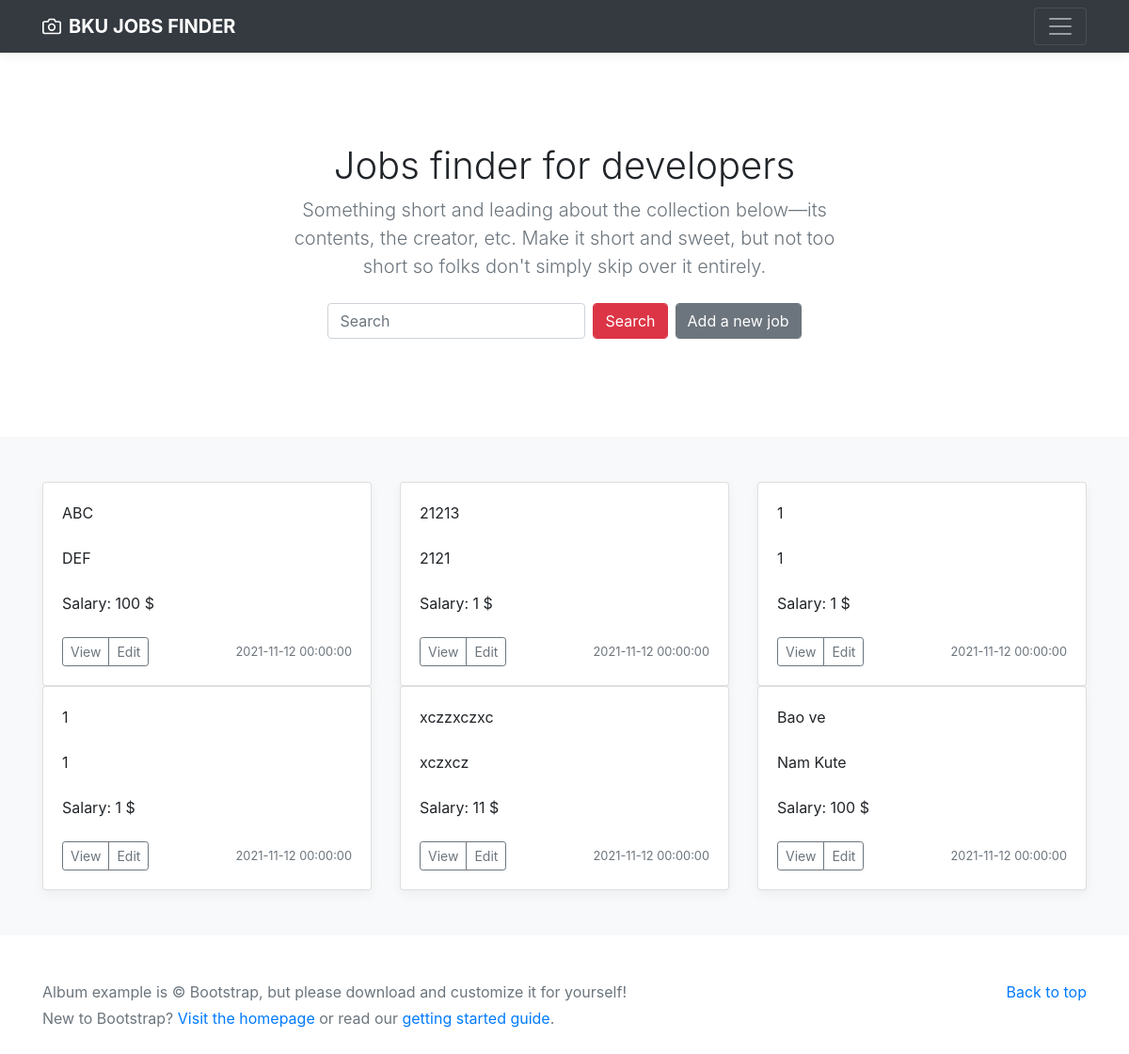
Before: / with the older database file.
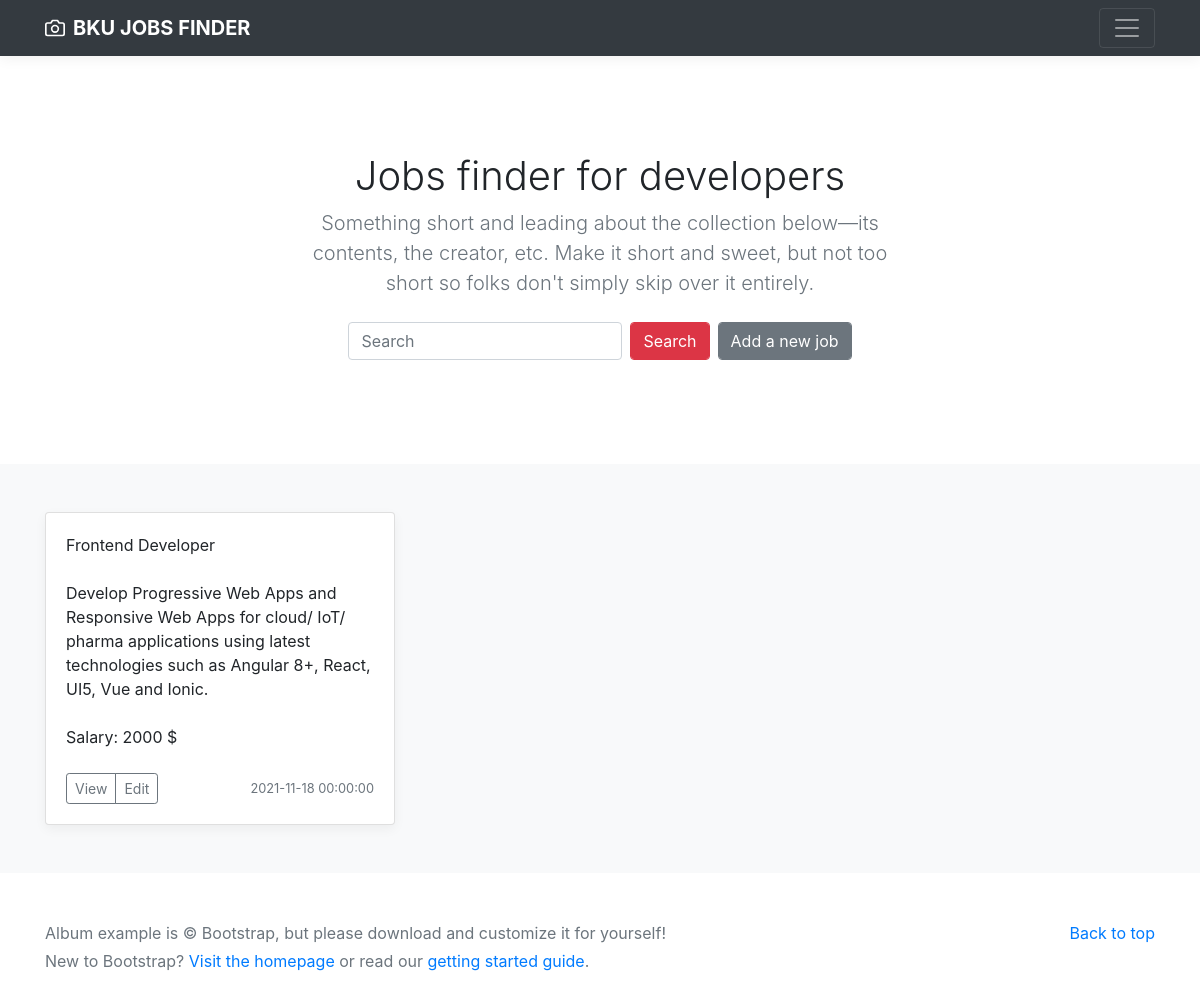
After: the same page with the newer database file.
### tables this page shows
CREATE TABLE `Jobs` (
  `Jobs_id` int(11) NOT NULL,
  `user_id` int(11) DEFAULT NULL,
  `Category_id` int(11) DEFAULT NULL,
  `Jobs_name` varchar(150) DEFAULT NULL,
  `Jobs_description` text DEFAULT NULL,
  `Jobs_salary` int(11) DEFAULT NULL,
  `Jobs_createAt` datetime DEFAULT NULL,
  `Jobs_updatedAt` datetime DEFAULT NULL,
  `Jobs_hide` int(11) DEFAULT NULL
);

### class/Backend.php (called while the page is built, shortened)
<?php
class Backend
{
    private $host = 'localhost';
    private $user = 'root';
    private $pass = '';
    private $dbname = 'namkute';
    private $connect = '';
    public function __construct()
    {
        $this->connect = new mysqli($this->host,$this->user,$this->pass,$this->dbname);
    }
    public function get_joblist()
    {
        return $this->connect->query("SELECT Jobs_id as 'ID', Jobs_name as 'NAME', Jobs_description as 'DESCRIPTION', Jobs_updatedAt as 'UPDATEDAT', Jobs_salary as 'SALARY' FROM `Jobs`");
    }
}
?>

### index.php (the view, shortened to what this page needs)
<?php
    include_once 'class/Backend.php';
    $Backend = new Backend;
?>
<!doctype html>
<html lang="en">
<head>
    <link rel="stylesheet" href="https://maxcdn.bootstrapcdn.com/bootstrap/4.0.0/css/bootstrap.min.css">
    <link href="index.css" rel="stylesheet">
</head>
<body>
    <header>
        <div class="navbar navbar-dark bg-dark box-shadow">
            <div class="container d-flex justify-content-between">
                <a href="#" class="navbar-brand d-flex align-items-center">
                    <strong>BKU JOBS FINDER</strong>
                </a>
                <button class="navbar-toggler" type="button" data-toggle="collapse" data-target="#navbarHeader" aria-controls="navbarHeader" aria-expanded="false" aria-label="Toggle navigation">
                    <span class="navbar-toggler-icon"></span>
                </button>
            </div>
        </div>
    </header>
    <main role="main">
        <section class="jumbotron text-center">
            <div class="container">
                <h1 class="jumbotron-heading">Jobs finder for developers</h1>
                <p class="lead text-muted">Something short and leading about the collection below—its contents, the creator, etc. Make it short and sweet, but not too short so folks don't simply skip over it entirely.</p>
                <form class="form-inline d-flex justify-content-center">
                    <input class="form-control mr-sm-2" type="search" placeholder="Search" aria-label="Search">
                    <button class="form-control btn btn-danger my-2 mr-sm-2" type="submit">Search</button>
                    <a href="pages/ProductPost/index.php" class="form-control btn btn-secondary my-2">Add a new job</a>
                </form>
            </div>
        </section>
        <div class="album py-5 bg-light">
            <div class="container">
                <div class="row">
                    <?php
                    $result = $Backend->get_joblist();
                    if ($result->num_rows > 0) {
                        while ($row = $result->fetch_assoc()) {
                    ?>
                            <div class="col-md-4">
                                <div class="card mb-4 box-shadow h-100">
                                    <div class="card-body d-flex flex-column justify-content-between">
                                        <p class="card-text"><?php echo $row["NAME"]; ?></p>
                                        <p class="card-text"><?php echo $row["DESCRIPTION"]; ?></p>
                                        <p class="card-text">Salary: <?php echo $row["SALARY"]; ?> $</p>
                                        <div class="d-flex justify-content-between align-items-center ">
                                            <div class="btn-group">
                                                <button type="button" class="btn btn-sm btn-outline-secondary">View</button>
                                                <button type="button" class="btn btn-sm btn-outline-secondary">Edit</button>
                                            </div>
                                            <small class="text-muted"><?php echo $row["UPDATEDAT"]; ?></small>
                                        </div>
                                    </div>
                                </div>
                            </div>
                    <?php
                        }
                    }
                    ?>
                </div>
            </div>
        </div>
    </main>
    <footer class="text-muted">
        <div class="container">
            <p class="float-right">
                <a href="#">Back to top</a>
            </p>
            <p>Album example is &copy; Bootstrap, but please download and customize it for yourself!</p>
            <p>New to Bootstrap? <a href="../../">Visit the homepage</a> or read our <a href="../../getting-started/">getting started guide</a>.</p>
        </div>
    </footer>
</body>
</html>

### index.css (style rules this page uses)
:root { --jumbotron-padding-y: 3rem; }
.jumbotron { padding-top: var(--jumbotron-padding-y); padding-bottom: var(--jumbotron-padding-y); margin-bottom: 0; background-color: #fff; }
@media (min-width: 768px) { .jumbotron { padding-top: calc(var(--jumbotron-padding-y) * 2); padding-bottom: calc(var(--jumbotron-padding-y) * 2); } }
.jumbotron-heading { font-weight: 300; }
.jumbotron .container { max-width: 40rem; }
footer { padding-top: 3rem; padding-bottom: 3rem; }
footer p { margin-bottom: .25rem; }
.box-shadow { box-shadow: 0 .25rem .75rem rgba(0, 0, 0, .05); }

Changed rows visible on the page:
removed jobs: Jobs_name "ABC", Jobs_description "DEF", Jobs_salary "100", Jobs_updatedAt "2021-11-12 00:00:00"
removed jobs: Jobs_name "21213", Jobs_description "2121", Jobs_salary "1", Jobs_updatedAt "2021-11-12 00:00:00"
removed jobs: Jobs_name "1", Jobs_description "1", Jobs_salary "1", Jobs_updatedAt "2021-11-12 00:00:00"
removed jobs: Jobs_name "1", Jobs_description "1", Jobs_salary "1", Jobs_updatedAt "2021-11-12 00:00:00"
removed jobs: Jobs_name "xczzxczxc", Jobs_description "xczxcz", Jobs_salary "11", Jobs_updatedAt "2021-11-12 00:00:00"
removed jobs: Jobs_name "Bao ve", Jobs_description "Nam Kute", Jobs_salary "100", Jobs_updatedAt "2021-11-12 00:00:00"
added jobs: Jobs_name "Frontend Developer", Jobs_description "Develop Progressive Web Apps and Responsive Web Apps for cloud/ IoT/ pharma applications using latest technologies such as Angular 8+, React, UI5, Vue and Ionic.", Jobs_salary "2000", Jobs_updatedAt "2021-11-18 00:00:00"
